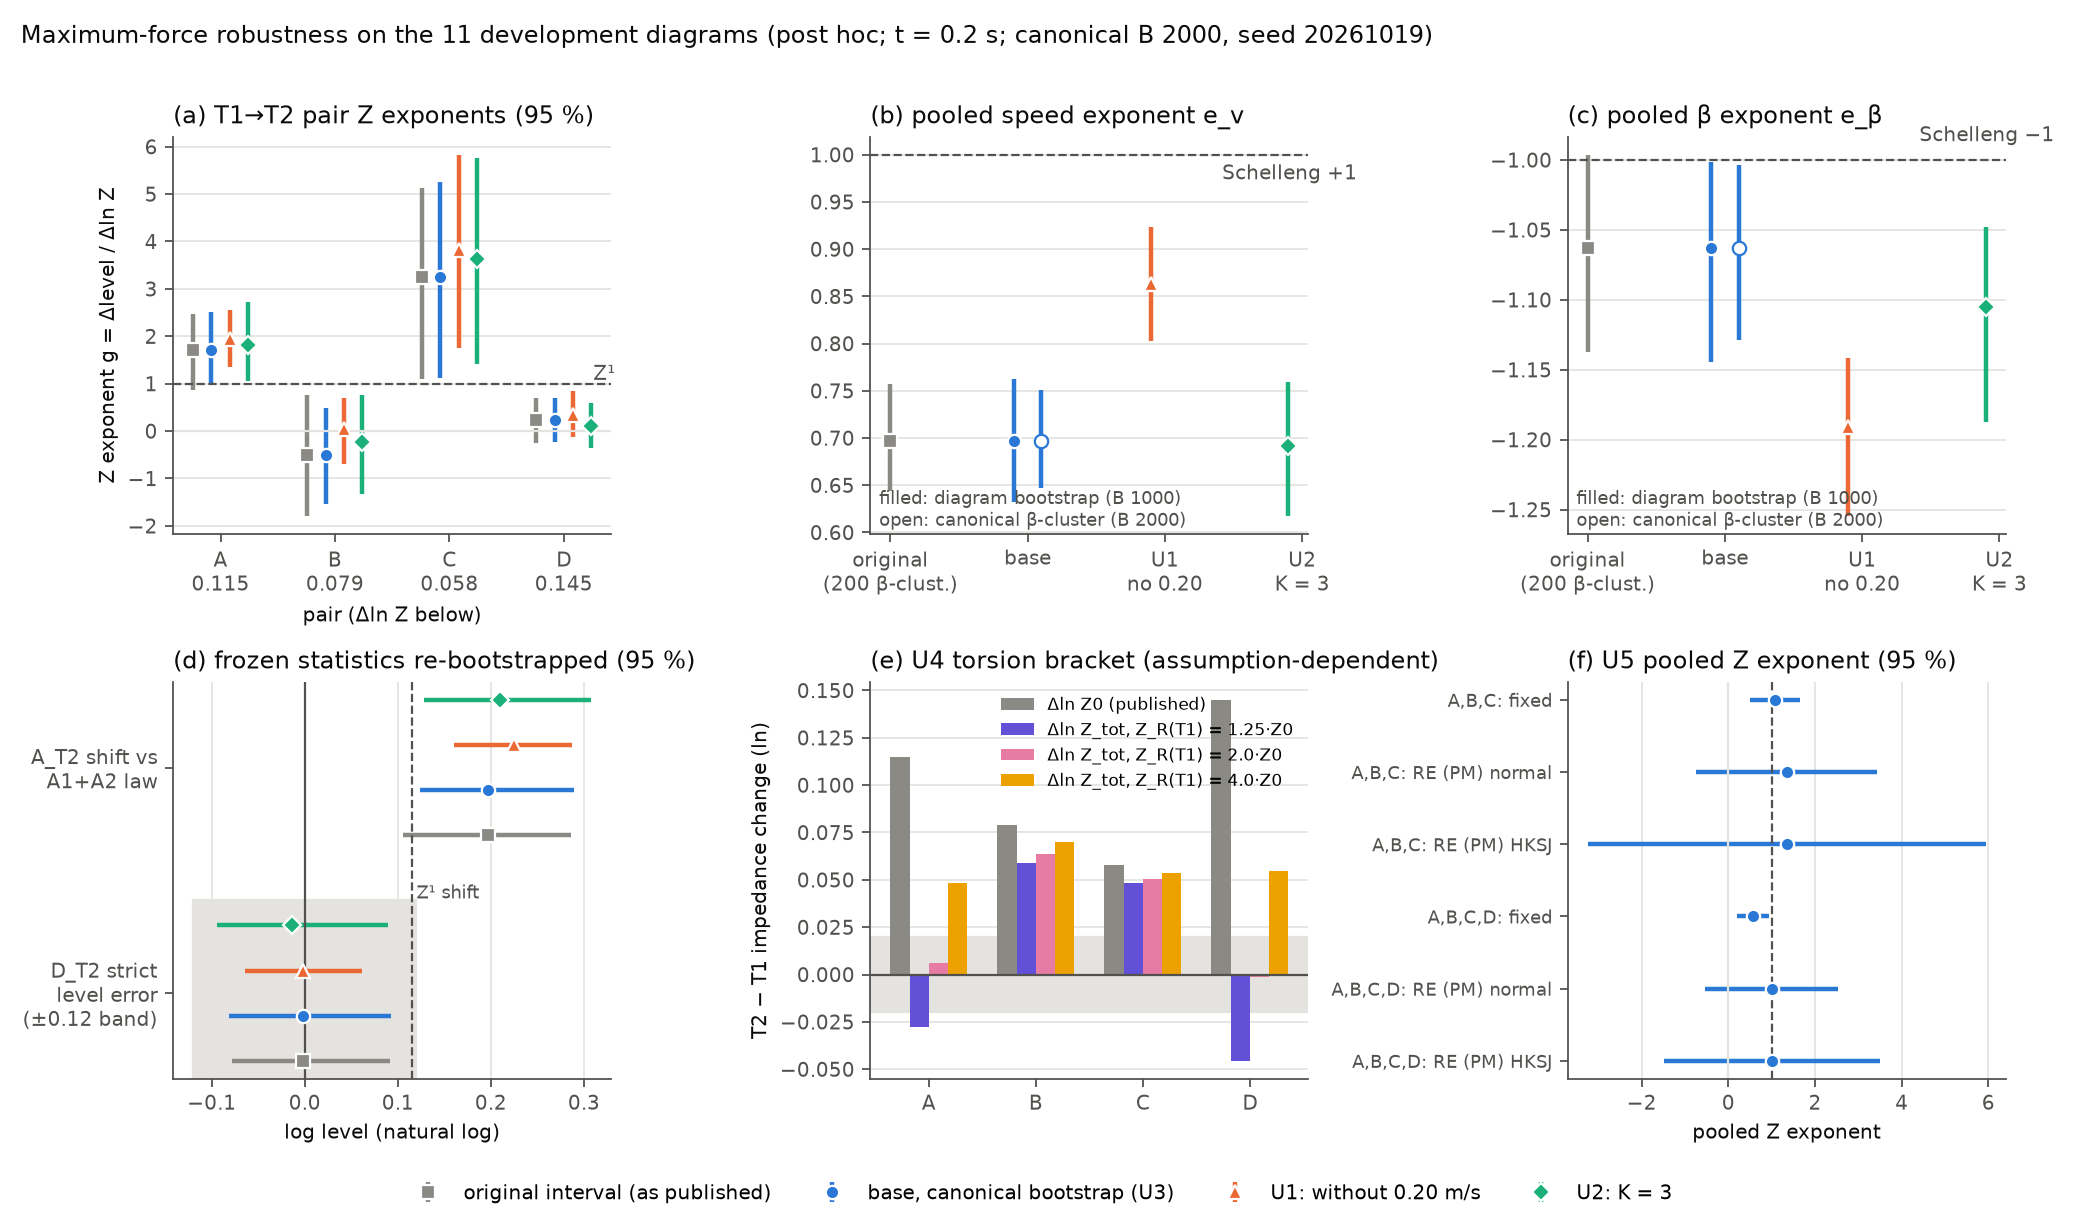

Generate this figure with Python:
"""Figure for robust_upper (post hoc). Reads results.json only. Usage: python -B fig_robust_upper.py"""
import json
from pathlib import Path

import matplotlib
matplotlib.use("Agg")
import matplotlib.pyplot as plt  # noqa: E402
import numpy as np  # noqa: E402

HERE = Path(__file__).resolve().parent
R = json.loads((HERE / "results.json").read_text())
V = R["variants"]; O = R["originals"]
INK, INK2, GRID = "#0b0b0b", "#52514e", "#e4e3df"
COL = {"original": "#8a8984", "base": "#2a78d6", "U1_no020": "#eb6834", "U2_K3": "#1baf7a"}
LAB = {"original": "original interval (as published)", "base": "base, canonical bootstrap (U3)",
       "U1_no020": "U1: without 0.20 m/s", "U2_K3": "U2: K = 3"}
MK = {"original": "s", "base": "o", "U1_no020": "^", "U2_K3": "D"}
plt.rcParams.update({"font.size": 9, "axes.edgecolor": INK2, "axes.labelcolor": INK, "xtick.color": INK2,
                     "ytick.color": INK2, "axes.spines.top": False, "axes.spines.right": False})


def series(ax, x, est, ci, key, off):
    ax.errorbar(x + off, est, yerr=[np.array(est) - np.array([c[0] for c in ci]), np.array([c[1] for c in ci]) - np.array(est)],
                fmt=MK[key], color=COL[key], ms=6, lw=2, capsize=0, mec="white", mew=1, label=LAB[key])


fig, axs = plt.subplots(2, 3, figsize=(13, 7.6))
ORDER = ["original", "base", "U1_no020", "U2_K3"]
offs = dict(zip(ORDER, (-0.24, -0.08, 0.08, 0.24)))

# (a) pair Z exponents
ax = axs[0, 0]
P = ["A", "B", "C", "D"]; x = np.arange(4)
series(ax, x, [O["pairs"][p]["g"] for p in P], [O["pairs"][p]["g_ci95"] for p in P], "original", offs["original"])
for k in ORDER[1:]:
    series(ax, x, [V[k]["pairs"][p]["g"] for p in P], [V[k]["pairs"][p]["g_ci95"] for p in P], k, offs[k])
ax.axhline(1, color=INK2, lw=1, ls="--"); ax.axhline(0, color=GRID, lw=1)
ax.text(3.45, 1.08, "Z¹", color=INK2, ha="right")
ax.set_xticks(x, [f"{p}\n{R['variants']['base']['pairs'][p]['dlnZ']:.3f}" for p in P]); ax.set_xlabel("pair (Δln Z below)")
ax.set_ylabel("Z exponent g = Δlevel / Δln Z"); ax.set_title("(a) T1→T2 pair Z exponents (95 %)", loc="left", color=INK)

# (b) pooled exponents
for j, (key, okey, name, ref) in enumerate((("e_v", "e_v", "speed exponent e_v", None), ("e_beta", "e_beta", "β exponent e_β", -1.0))):
    ax = axs[0, 1 + j]
    ax.errorbar([0], [O["pooled_shape"][okey]], yerr=[[O["pooled_shape"][okey] - O["pooled_shape"][okey + "_ci95"][0]],
                [O["pooled_shape"][okey + "_ci95"][1] - O["pooled_shape"][okey]]], fmt=MK["original"], color=COL["original"], ms=6, lw=2, mec="white")
    xs = [1, 2, 3]
    for xi, k in zip(xs, ORDER[1:]):
        ps = V[k]["pooled_shape"]
        c = ps["diag_boot"][key + "_ci95"]
        ax.errorbar([xi - 0.1], [ps[key]], yerr=[[ps[key] - c[0]], [c[1] - ps[key]]], fmt=MK[k], color=COL[k], ms=6, lw=2, mec="white")
        if "canonical" in ps:
            c2 = ps["canonical"][key + "_ci95"]
            ax.errorbar([xi + 0.1], [ps[key]], yerr=[[ps[key] - c2[0]], [c2[1] - ps[key]]], fmt=MK[k], color=COL[k], mfc="white", ms=6, lw=2)
    if ref is not None:
        ax.axhline(ref, color=INK2, lw=1, ls="--"); ax.text(3.4, ref + 0.01, "Schelleng −1", color=INK2, ha="right", va="bottom")
    else:
        ax.axhline(1, color=INK2, lw=1, ls="--"); ax.text(3.4, 0.99, "Schelleng +1", color=INK2, ha="right", va="top")
    ax.set_xticks([0, 1, 2, 3], ["original\n(200 β-clust.)", "base", "U1\nno 0.20", "U2\nK = 3"])
    ax.set_title(f"({'bc'[j]}) pooled {name}", loc="left", color=INK)
    ax.text(0.02, 0.02, "filled: diagram bootstrap (B 1000)\nopen: canonical β-cluster (B 2000)", transform=ax.transAxes, color=INK2, fontsize=8)

# (d) D_T2 strict level error and A_T2 shift
ax = axs[1, 0]
items = [("D_T2 strict err", O["D_T2"]["err"], O["D_T2"]["ci95"], "original")]
for k in ORDER[1:]:
    items.append(("D_T2 strict err", V[k]["D_T2_strict"]["err"], V[k]["D_T2_strict"]["ci95_fixed_c"], k))
for i, (_, e, c, k) in enumerate(items):
    ax.errorbar([e], [i], xerr=[[e - c[0]], [c[1] - e]], fmt=MK[k], color=COL[k], ms=6, lw=2, mec="white")
items2 = [("A_T2", O["A_T2"]["shift"], O["A_T2"]["shift_ci95"], "original")] + \
         [("A_T2", V[k]["A_T2"]["shift"], V[k]["A_T2"]["shift_ci95_fixed_law"], k) for k in ORDER[1:]]
for i, (_, e, c, k) in enumerate(items2):
    ax.errorbar([e], [i + 5], xerr=[[e - c[0]], [c[1] - e]], fmt=MK[k], color=COL[k], ms=6, lw=2, mec="white")
ax.axvspan(-0.12, 0.12, ymin=0, ymax=0.45, color=GRID, zorder=0)
ax.axvline(0, color=INK2, lw=1)
ax.axvline(np.log(1.1884 / 1.0592), color=INK2, lw=1, ls="--")
ax.text(np.log(1.1884 / 1.0592) + 0.005, 3.6, "Z¹ shift", color=INK2, fontsize=8)
ax.set_yticks([1.5, 6.5], ["D_T2 strict\nlevel error\n(±0.12 band)", "A_T2 shift vs\nA1+A2 law"])
ax.set_xlabel("log level (natural log)"); ax.set_title("(d) frozen statistics re-bootstrapped (95 %)", loc="left", color=INK)

# (e) torsion bracket
ax = axs[1, 1]
br = R["U4_torsion"]["bracket_ratio_sensitivity"]
ks = list(br)
w = 0.18
ax.bar(x - 1.5 * w, [br[ks[0]][p]["dlnZ0"] for p in P], w, color=COL["original"], label="Δln Z0 (published)")
tc = ["#6250d6", "#e87ba4", "#eda100"]
for j, k in enumerate(ks):
    ax.bar(x + (j - 0.5) * w, [br[k][p]["dlnZtot"] for p in P], w, color=tc[j], label=f"Δln Z_tot, Z_R(T1) = {k.split('=')[1]}·Z0")
ax.axhline(0, color=INK2, lw=1)
ax.axhspan(-0.02, 0.02, color=GRID, zorder=0)
ax.set_xticks(x, P); ax.set_ylabel("T2 − T1 impedance change (ln)")
ax.set_title("(e) U4 torsion bracket (assumption-dependent)", loc="left", color=INK)
ax.legend(frameon=False, fontsize=7.5, loc="upper right")

# (f) random effects
ax = axs[1, 2]
U5 = R["U5_random_effects"]
rows = []
for lab in ("A,B,C", "A,B,C,D"):
    m = U5[lab]
    rows += [(f"{lab}: fixed", m["fixed"]["g"], [m["fixed"]["g"] - 1.96 * m["fixed"]["se"], m["fixed"]["g"] + 1.96 * m["fixed"]["se"]]),
             (f"{lab}: RE (PM) normal", m["PM"]["g"], m["PM"]["ci95_normal"]),
             (f"{lab}: RE (PM) HKSJ", m["PM"]["g"], m["PM"]["ci95_hksj"])]
for i, (lab, e, c) in enumerate(rows[::-1]):
    ax.errorbar([e], [i], xerr=[[e - c[0]], [c[1] - e]], fmt="o", color=COL["base"], ms=6, lw=2, mec="white")
ax.set_yticks(range(len(rows)), [r[0] for r in rows[::-1]], fontsize=8)
ax.axvline(1, color=INK2, lw=1, ls="--"); ax.axvline(0, color=GRID, lw=1)
ax.set_xlabel("pooled Z exponent"); ax.set_title("(f) U5 pooled Z exponent (95 %)", loc="left", color=INK)

for a in axs.flat:
    a.grid(axis="y" if a not in (axs[1, 0], axs[1, 2]) else "x", color=GRID, lw=0.8); a.set_axisbelow(True)
h, l = axs[0, 0].get_legend_handles_labels()
fig.legend(h, l, loc="lower center", ncol=4, frameon=False, bbox_to_anchor=(0.5, -0.005))
fig.suptitle("Maximum-force robustness on the 11 development diagrams (post hoc; t = 0.2 s; canonical B 2000, seed 20261019)",
             x=0.01, ha="left", color=INK, fontsize=11)
fig.tight_layout(rect=(0, 0.04, 1, 0.97))
fig.savefig(HERE / "fig_robust_upper.png", dpi=160, facecolor="white")
print("wrote fig_robust_upper.png")
